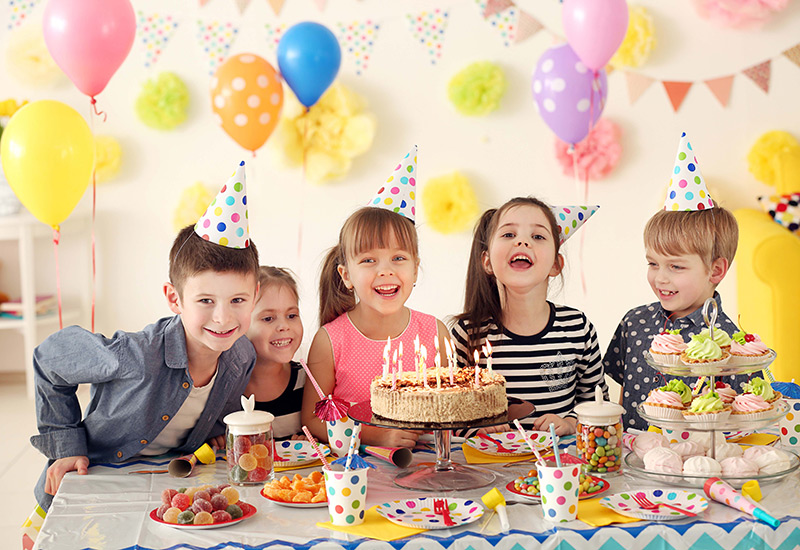
#> input picture OpenCv/resimler/resim.jpg, 800 x 550 px, given in place of the camera
$ jupyter execute '4 Resim İşleme Fonksiyonları.ipynb'   (text cells are left out)
#> lines starting #> are read from the running program, lines starting #| are printed output that depends on the picture; after the words box and inside, x2 and y2 are one past the last pixel; in counts of white or black regions, pixels touching at a corner belong together
[cell 1]
import cv2 as cv
import numpy as np
import matplotlib as mp
from matplotlib import pyplot as plt

#https://docs.opencv.org/4.0.1/d2/d96/tutorial_py_table_of_contents_imgproc.html

[cell 2]
cap = cv.VideoCapture(0)
while(1):
    # Her bir frameyi yakala
    _, frame = cap.read()
#> frame is the input picture: shape (550, 800, 3); mean B, G, R 156.3, 181.4, 206
    # BGR rengini HSV'ye çevir
    hsv = cv.cvtColor(frame, cv.COLOR_BGR2HSV)
#> hsv: shape (550, 800, 3); mean H, S, V 38.6, 76.7, 210.3
    # HSV'deki mavi renk aralığını belirle
    lower_blue = np.array([110,50,50])
    upper_blue = np.array([130,255,255])
    # HSV'ye göre sadece mavi rengi görebilecek şekilde treshold uygula
    mask = cv.inRange(hsv, lower_blue, upper_blue)
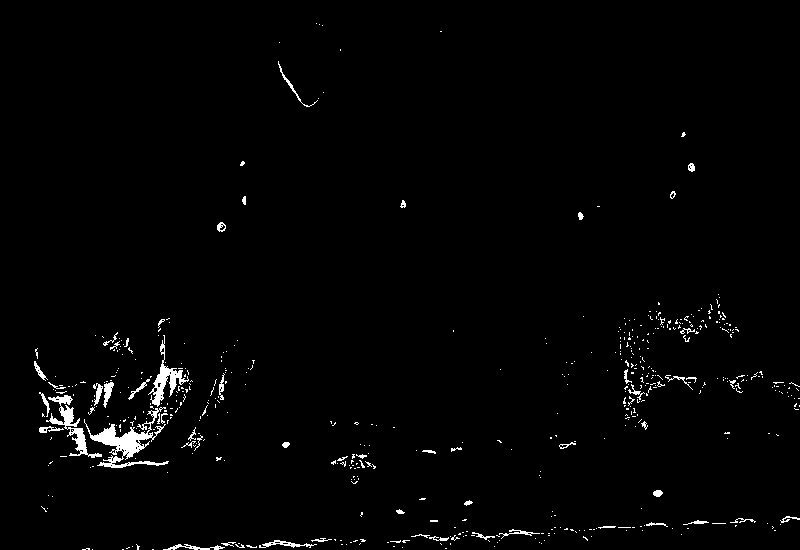
#> mask: shape (550, 800); 1.6% white; 535 white regions (478 under 20 px), largest, box (x1, y1, x2, y2) and area: (84, 407, 169, 468) 1408, (46, 395, 102, 458) 770, (148, 335, 189, 407) 669
    # Bitwise-AND maskeleme yap
    res = cv.bitwise_and(frame,frame, mask= mask)
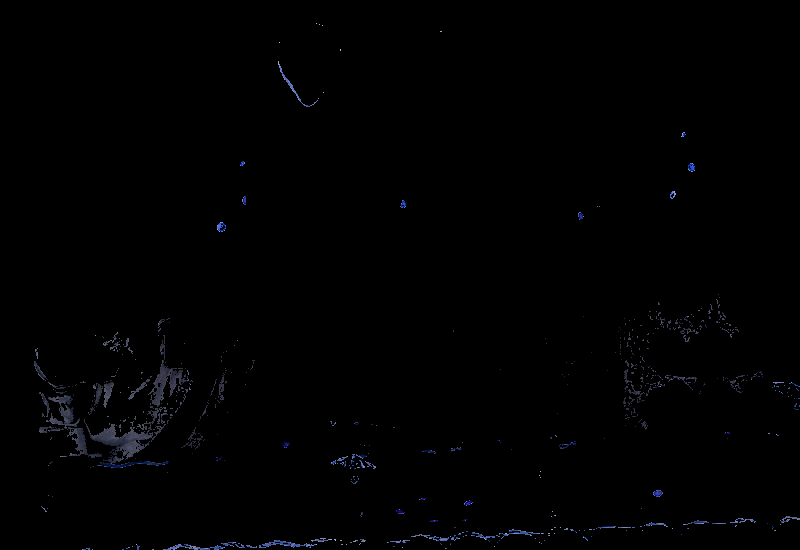
#> res: shape (550, 800, 3); mean B, G, R 1.6, 1.1, 1
    cv.imshow('frame',frame)
    cv.imshow('mask',mask)
    cv.imshow('res',res)
    k = cv.waitKey(5) & 0xFF # ESC bu
#> (key Esc is pressed here)
    if k == 27:
        break
cv.destroyAllWindows()
cap.release()
